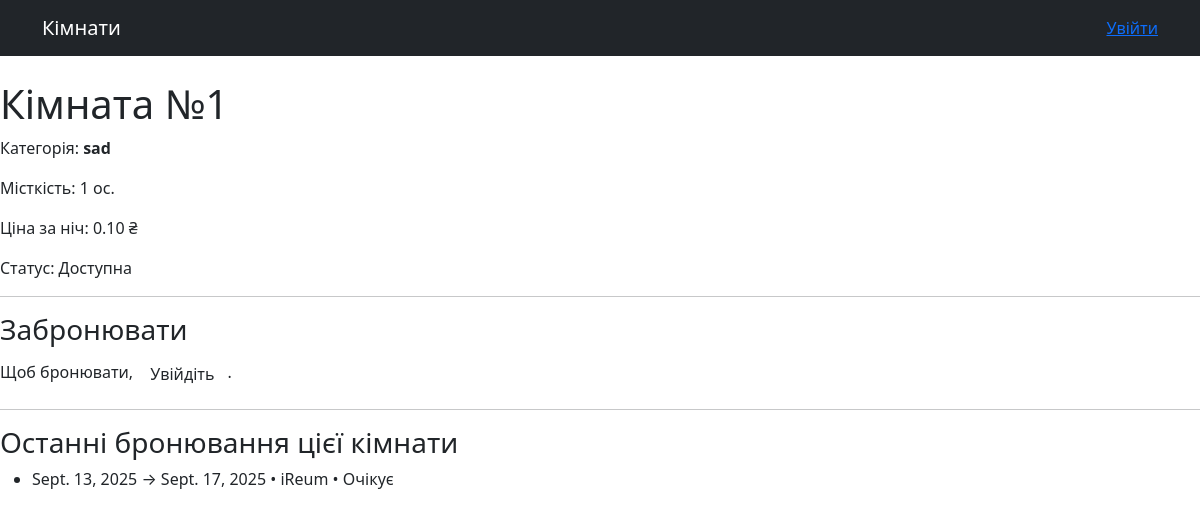
/rooms/1/, run on an earlier commit of the app's database.
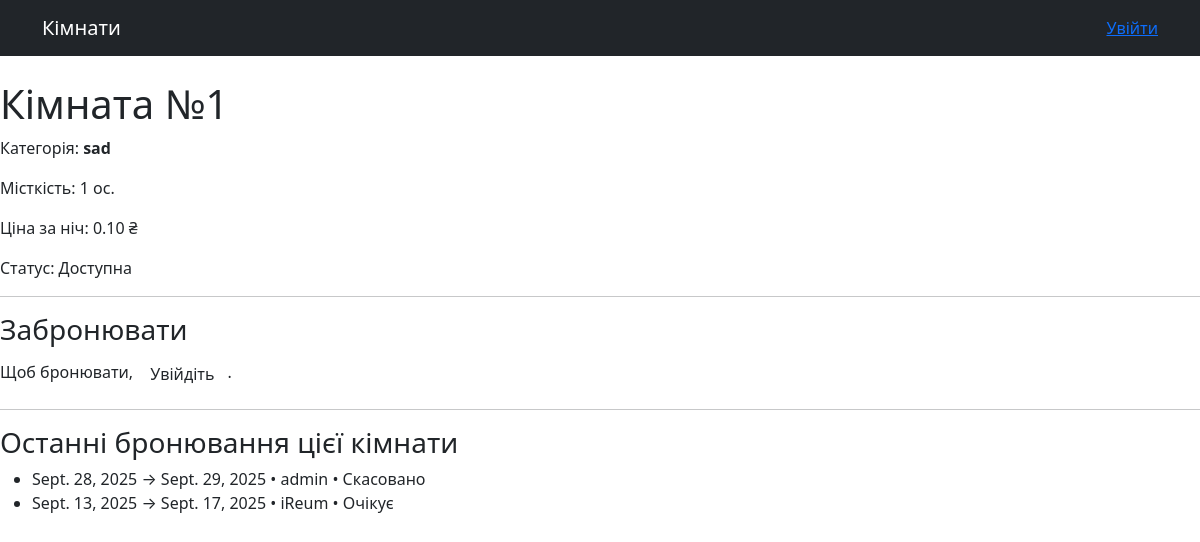
And on a later commit of the database.
### reserve_app/models.py (models this page shows, shortened)
class TimeStampedModel(models.Model):
    created_at = models.DateTimeField(auto_now_add=True, verbose_name="Створено")
    updated_at = models.DateTimeField(auto_now=True, verbose_name="Оновлено")
    class Meta:
        abstract = True

class Booking(TimeStampedModel):
    room = models.ForeignKey(
        Room, on_delete=models.PROTECT, related_name="bookings", verbose_name="Кімната"
    )
    user = models.ForeignKey(
        User, on_delete=models.PROTECT, related_name="bookings", verbose_name="Користувач"
    )
    check_in = models.DateField(verbose_name="Заїзд")
    check_out = models.DateField(verbose_name="Виїзд")
    status = models.CharField(
        max_length=10,
        choices=BookingStatus.choices,
        default=BookingStatus.PENDING,
        verbose_name="Статус",
    )
    comment = models.TextField(blank=True, verbose_name="Коментар")
    class Meta:
        db_table = "booking"
        verbose_name = "Бронювання"
        verbose_name_plural = "Бронювання"
        ordering = ["-created_at"]
        constraints = [
            models.CheckConstraint(
                check=Q(check_out__gt=F("check_in")),
                name="check_out_gt_check_in",
            )
        ]
        indexes = [
            models.Index(fields=["room", "check_in", "check_out"]),
            models.Index(fields=["status"]),
            models.Index(fields=["user"]),
        ]

### reserve_app/views.py (the view)
# urls.py: path('rooms/<int:pk>/', views.room_detail, name='room_detail'),
def room_detail(request, pk: int):
    room = get_object_or_404(Room.objects.select_related("category"), pk=pk)
    if request.method == 'POST':
        if not request.user.is_authenticated:
            messages.error(request, 'Login to reserve a room')
            return redirect(reverse('reserve_app/room_detal', args=[room.pk]))
        instance = Booking(room=room, user=request.user)
        form = BookingForm(request.POST, instance=instance)
        if form.is_valid():
            try:
                with transaction.atomic():
                    form.save()
            except (ValidationError, IntegrityError) as e:
                form.add_error(None, getattr(e, 'message', str(e)))
            else:
                messages.success(request, 'You have booked it successfully! Wait for the confirm!')
                return redirect('reserve_app/my_bookings')
    else:
        form = BookingForm()
    last_bookings = (
        room.bookings.select_related('user').order_by('-created_at')[:5]
    )
    ctx = {'room':room, 'form': form, "last_bookings": last_bookings}
    return render(request, 'reserve_app/room_detail.html', ctx)

### templates/reserve_app/room_detail.html (shortened to what this page needs)
{% extends "reserve_app/base.html" %}
{% block content %}
<h1>Кімната №{{ room.number }}</h1>
<p>Категорія: <b>{{ room.category.name }}</b></p>
<p>Місткість: {{ room.category.capacity }} ос.</p>
<p>Ціна за ніч: {{ room.category.price_per_night }} ₴</p>
<p>Статус: {% if room.is_active %}Доступна{% else %}Вимкнено{% endif %}</p>
<hr>
<h3>Забронювати</h3>
{% if request.user.is_authenticated %}
  <form method="post">
    {% csrf_token %}
    {{ form.as_p }}
    <button class="btn" type="submit">Забронювати</button>
  </form>
{% else %}
  <p>Щоб бронювати, <a class="btn" href="/admin/login/?next={{ request.path }}">Увійдіть</a>.</p>
{% endif %}
<hr>
<h3>Останні бронювання цієї кімнати</h3>
<ul>
  {% for b in last_bookings %}
    <li>{{ b.check_in }} → {{ b.check_out }} • {{ b.user.username }} • {{ b.get_status_display }}</li>
  {% empty %}
    <li>Поки немає.</li>
  {% endfor %}
</ul>
{% endblock %}

What changed in the data, as far as the page shows it:
added Booking: check_in "Sept. 28, 2025", check_out "Sept. 29, 2025", user.username "admin", status "Скасовано"
